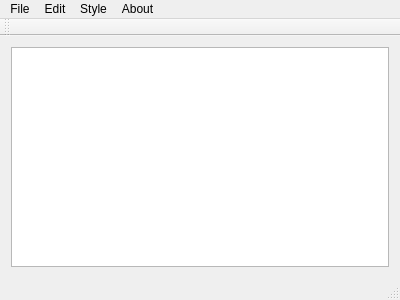
<?xml version="1.0" encoding="UTF-8"?>
<ui version="4.0">
 <class>Notepad</class>
 <widget class="QMainWindow" name="Notepad">
  <property name="geometry">
   <rect>
    <x>0</x>
    <y>0</y>
    <width>400</width>
    <height>300</height>
   </rect>
  </property>
  <property name="windowTitle">
   <string>Notepad</string>
  </property>
  <widget class="QWidget" name="centralWidget">
   <layout class="QVBoxLayout" name="verticalLayout">
    <item>
     <widget class="QTextEdit" name="textEdit"/>
    </item>
   </layout>
  </widget>
  <widget class="QMenuBar" name="menuBar">
   <property name="geometry">
    <rect>
     <x>0</x>
     <y>0</y>
     <width>400</width>
     <height>28</height>
    </rect>
   </property>
   <widget class="QMenu" name="menuFile">
    <property name="title">
     <string>File</string>
    </property>
    <addaction name="actionNew"/>
    <addaction name="actionOpen"/>
    <addaction name="actionSave"/>
    <addaction name="actionSave_As"/>
    <addaction name="actionPrint"/>
    <addaction name="actionExit"/>
   </widget>
   <widget class="QMenu" name="menuEdit">
    <property name="title">
     <string>Edit</string>
    </property>
    <addaction name="actionCopy"/>
    <addaction name="actionCut"/>
    <addaction name="actionPaste"/>
    <addaction name="actionUndo"/>
    <addaction name="actionRedo"/>
   </widget>
   <widget class="QMenu" name="menuStyle">
    <property name="title">
     <string>Style</string>
    </property>
    <addaction name="actionFont"/>
    <addaction name="actionBold"/>
    <addaction name="actionUnderline"/>
    <addaction name="actionItalic"/>
   </widget>
   <widget class="QMenu" name="menuAbout">
    <property name="title">
     <string>About</string>
    </property>
    <addaction name="actionAbout"/>
   </widget>
   <addaction name="menuFile"/>
   <addaction name="menuEdit"/>
   <addaction name="menuStyle"/>
   <addaction name="menuAbout"/>
  </widget>
  <widget class="QToolBar" name="mainToolBar">
   <attribute name="toolBarArea">
    <enum>TopToolBarArea</enum>
   </attribute>
   <attribute name="toolBarBreak">
    <bool>false</bool>
   </attribute>
  </widget>
  <widget class="QStatusBar" name="statusBar"/>
  <action name="actionNew">
   <property name="text">
    <string>New</string>
   </property>
  </action>
  <action name="actionOpen">
   <property name="text">
    <string>Open</string>
   </property>
  </action>
  <action name="actionSave">
   <property name="text">
    <string>Save</string>
   </property>
  </action>
  <action name="actionSave_As">
   <property name="text">
    <string>Save As</string>
   </property>
  </action>
  <action name="actionPrint">
   <property name="text">
    <string>Print</string>
   </property>
  </action>
  <action name="actionExit">
   <property name="text">
    <string>Exit</string>
   </property>
  </action>
  <action name="actionCopy">
   <property name="text">
    <string>Copy</string>
   </property>
  </action>
  <action name="actionCut">
   <property name="text">
    <string>Cut</string>
   </property>
  </action>
  <action name="actionPaste">
   <property name="text">
    <string>Paste</string>
   </property>
  </action>
  <action name="actionUndo">
   <property name="text">
    <string>Undo</string>
   </property>
  </action>
  <action name="actionRedo">
   <property name="text">
    <string>Redo</string>
   </property>
  </action>
  <action name="actionFont">
   <property name="text">
    <string>Font</string>
   </property>
  </action>
  <action name="actionBold">
   <property name="text">
    <string>Bold</string>
   </property>
  </action>
  <action name="actionUnderline">
   <property name="text">
    <string>Underline</string>
   </property>
  </action>
  <action name="actionItalic">
   <property name="text">
    <string>Italic</string>
   </property>
  </action>
  <action name="actionAbout">
   <property name="text">
    <string>About</string>
   </property>
  </action>
 </widget>
 <layoutdefault spacing="6" margin="11"/>
 <resources/>
 <connections/>
</ui>
